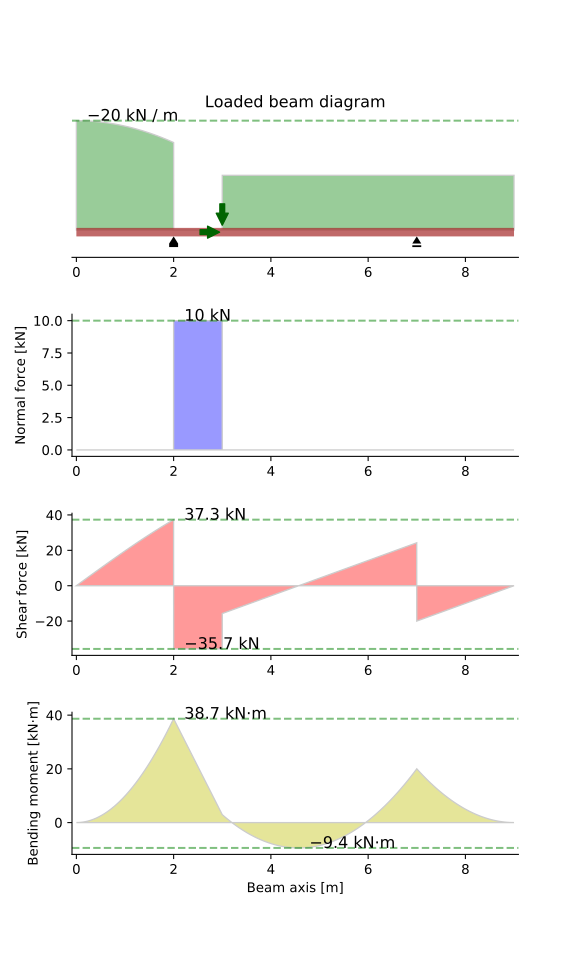

This chart was generated by the following Python code:
# -*- coding: utf-8 -*-
"""Example 1: Shear force and bending moment diagrams for a beam subjected to
both point loads and distributed loads.
"""
import os
from beambending import Beam, DistributedLoadV, PointLoadH, PointLoadV, x

def example_1():
    """Run example 1"""
    beam = Beam(9)  # Initialize a Beam object of length 9 m
    beam.pinned_support = 2    # x-coordinate of the pinned support
    beam.rolling_support = 7  # x-coordinate of the rolling support
    beam.add_loads((
                    PointLoadH(10, 3),  # 10 kN pointing right, at x=3 m
                    PointLoadV(-20, 3),  # 20 kN downwards, at x=3 m
                    DistributedLoadV(-10, (3, 9)),  # 10 kN/m, downwards, for 3 m <= x <= 9 m
                    DistributedLoadV(-20 + x**2, (0, 2)),  # variable load, for 0 <= x <= 2 m
                ))
    fig = beam.plot()

    # save the png and add it to the documentation
    mod_path = os.path.dirname(os.path.abspath(__file__))  # current module
    save_name = os.path.basename(__file__).replace('.py', '.svg')  # file name
    save_path = os.path.join(mod_path, save_name)
    fig.savefig(save_path, transparent=True)


if __name__ == '__main__':  # call function when run as script
    example_1()
